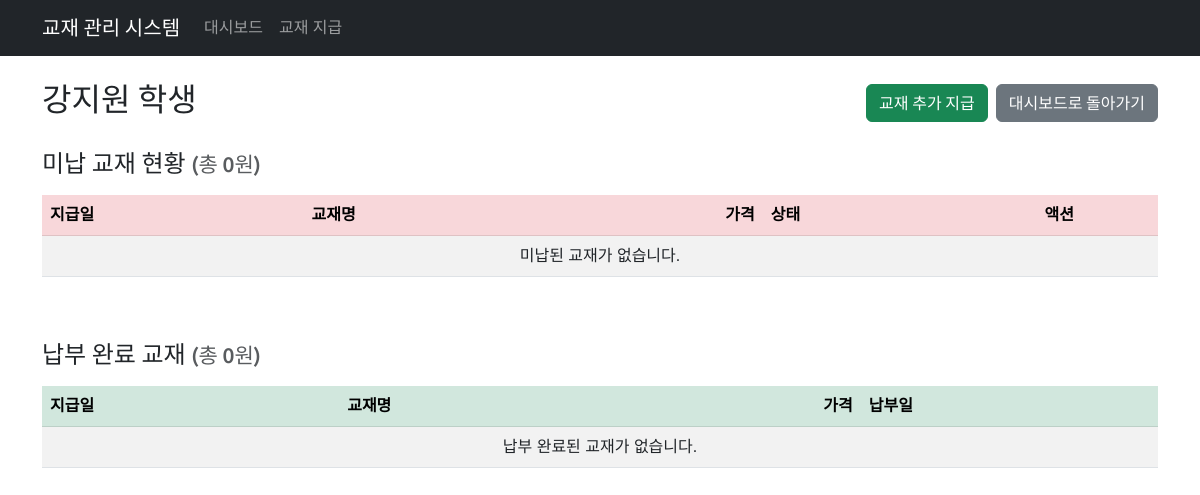
The page /textbook/student/248/ on the database as committed earlier.
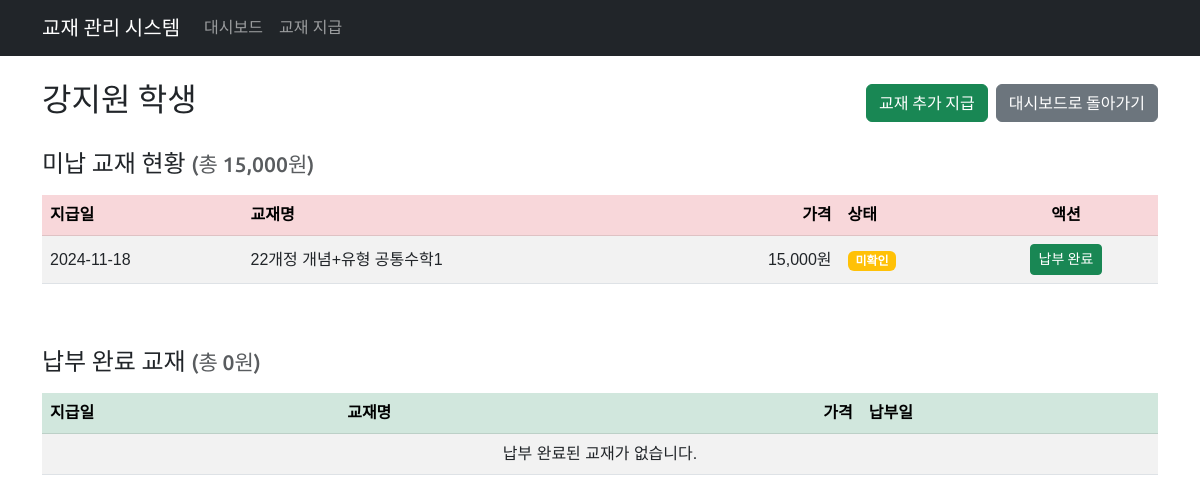
The same page on the database as committed later.
### textbook/models.py (models this page shows, shortened)
class Student(models.Model):
    name = models.CharField(max_length=255, unique=True, verbose_name='학생')
    class Meta:
        db_table = 'student'
        ordering = ['name']
        verbose_name = '학생'
        verbose_name_plural = '학생'

class Book(models.Model):
    input_date = models.DateField(verbose_name='지급일')
    book_name = models.CharField(max_length=255, verbose_name='교재')
    price = models.IntegerField(verbose_name='가격')
    checking = models.BooleanField(default=False, verbose_name='상태')
    student = models.ForeignKey(Student, on_delete=models.CASCADE, related_name='books', verbose_name='학생')
    payment_date = models.DateField(null=True, blank=True, verbose_name='수납일')
    class Meta:
        db_table = 'book'
        ordering = ['-input_date']
        verbose_name = '교재'
        verbose_name_plural = '교재'

### textbook/views.py (the view)
# urls.py: path('student/<int:student_id>/', views.student_detail, name='student_detail'),
def student_detail(request, student_id):
    student = get_object_or_404(Student, id=student_id)
    unpaid_books = student.books.filter(payment_date__isnull=True)
    paid_books = student.books.filter(payment_date__isnull=False)
    total_unpaid = unpaid_books.aggregate(total=Sum('price'))['total'] or 0
    total_paid = paid_books.aggregate(total=Sum('price'))['total'] or 0
    context = {
        'student': student,
        'unpaid_books': unpaid_books,
        'paid_books': paid_books,
        'total_unpaid': total_unpaid,
        'total_paid': total_paid,
        'today' : date.today(),
    }
    return render(request, 'textbook/student_detail.html', context)

### textbook/templates/textbook/student_detail.html (shortened to what this page needs)
{% extends 'textbook/base.html' %}
{% load humanize %}
{% block content %}
<div class="row">
    <div class="col-12">
        <div class="d-flex justify-content-between align-items-center mb-4">
            <h2>{{ student.name }} 학생</h2>
            <div class="d-flex gap-2">
                <a href="{% url 'textbook:issue_book' %}?student_id={{ student.id }}" class="btn btn-success">교재 추가 지급</a>
                <a href="{% url 'textbook:dashboard' %}" class="btn btn-secondary">
                    대시보드로 돌아가기
                </a>
            </div>
        </div>
        <h4 class="mb-3">미납 교재 현황 <small class="text-muted">(총 {{ total_unpaid|intcomma }}원)</small></h4>
        <div class="table-responsive mb-5">
            <table class="table table-striped table-hover align-middle">
                <thead class="table-danger">
                    <tr>
                        <th>지급일</th>
                        <th>교재명</th>
                        <th class="text-end">가격</th>
                        <th>상태</th>
                        <th class="text-center">액션</th>
                    </tr>
                </thead>
                <tbody>
                    {% for book in unpaid_books %}
                    <tr>
                        <td>{{ book.input_date|date:"Y-m-d" }}</td>
                        <td>{{ book.book_name }}</td>
                        <td class="text-end">{{ book.price|intcomma }}원</td>
                        <td>
                            {% if book.checking %}
                            <span class="badge bg-success">확인</span>
                            {% else %}
                            <span class="badge bg-warning">미확인</span>
                            {% endif %}
                        </td>
                        <td class="text-center">
                            <form action="{% url 'textbook:mark_as_paid' book.id %}" method="post"
                                  class="d-inline-block"
                                  onsubmit="return confirm('이 교재를 납부 완료로 표시하시겠습니까?');">
                                <button type="submit" class="btn btn-success btn-sm">납부 완료</button>
                            </form>
                        </td>
                    </tr>
                    {% empty %}
                    <tr>
                        <td colspan="5" class="text-center">미납된 교재가 없습니다.</td>
                    </tr>
                    {% endfor %}
                </tbody>
            </table>
        </div>
        <h4 class="mb-3">납부 완료 교재 <small class="text-muted">(총 {{ total_paid|intcomma }}원)</small></h4>
        <div class="table-responsive">
            <table class="table table-striped table-hover align-middle">
                <thead class="table-success">
                    <tr>
                        <th>지급일</th>
                        <th>교재명</th>
                        <th class="text-end">가격</th>
                        <th>납부일</th>
                    </tr>
                </thead>
                <tbody>
                    {% for book in paid_books %}
                    <tr>
                        <td>{{ book.input_date|date:"Y-m-d" }}</td>
                        <td>{{ book.book_name }}</td>
                        <td class="text-end">{{ book.price|intcomma }}원</td>
                        <td>{{ book.payment_date|date:"Y-m-d" }}</td>
                    </tr>
                    {% empty %}
                    <tr>
                        <td colspan="4" class="text-center">납부 완료된 교재가 없습니다.</td>
                    </tr>
                    {% endfor %}
                </tbody>
            </table>
        </div>
    </div>
</div>
{% endblock %}

### textbook/templates/textbook/base.html (shortened to what this page needs)
<!DOCTYPE html>
<html lang="ko">
<head>
    <link href="https://cdn.jsdelivr.net/npm/bootstrap@5.3.0/dist/css/bootstrap.min.css" rel="stylesheet">
    <link rel="stylesheet" href="https://cdn.jsdelivr.net/npm/flatpickr/dist/flatpickr.min.css">
</head>
<body>
    <nav class="navbar navbar-expand-lg navbar-dark bg-dark">
        <div class="container">
            <a class="navbar-brand" href="{% url 'textbook:dashboard' %}">교재 관리 시스템</a>
            <div class="collapse navbar-collapse" id="navbarNav">
                <ul class="navbar-nav me-auto">
                    <li class="nav-item">
                        <a class="nav-link {% if request.resolver_match.url_name == 'dashboard' %}active{% endif %}"
                           href="{% url 'textbook:dashboard' %}">대시보드</a>
                    </li>
                    <li class="nav-item">
                        <a class="nav-link {% if request.resolver_match.url_name == 'issue_book' %}active{% endif %}"
                           href="{% url 'textbook:issue_book' %}">교재 지급</a>
                    </li>
                </ul>
            </div>
        </div>
    </nav>
    <div class="container mt-4">
        {% block content %}
        {% endblock %}
    </div>
</body>
</html>

### textbook/templates/textbook/base.html (style rules this page uses)
body { font-family: 'Noto Sans KR', sans-serif; }
h1, h2, h3, h4, h5, h6, .navbar-brand, .btn, .pagination { font-family: 'Ubuntu', 'Noto Sans KR', sans-serif; }

Rows that differ between the two databases and show on the page:
added Book: input_date "2024-11-18", book_name "22개정 개념+유형 공통수학1", price "15,000", checking "미확인"
Other text that changed with them:
{{ total_unpaid|intcomma }}: "0" → "15,000"
text no longer shown: "미납된 교재가 없습니다."
